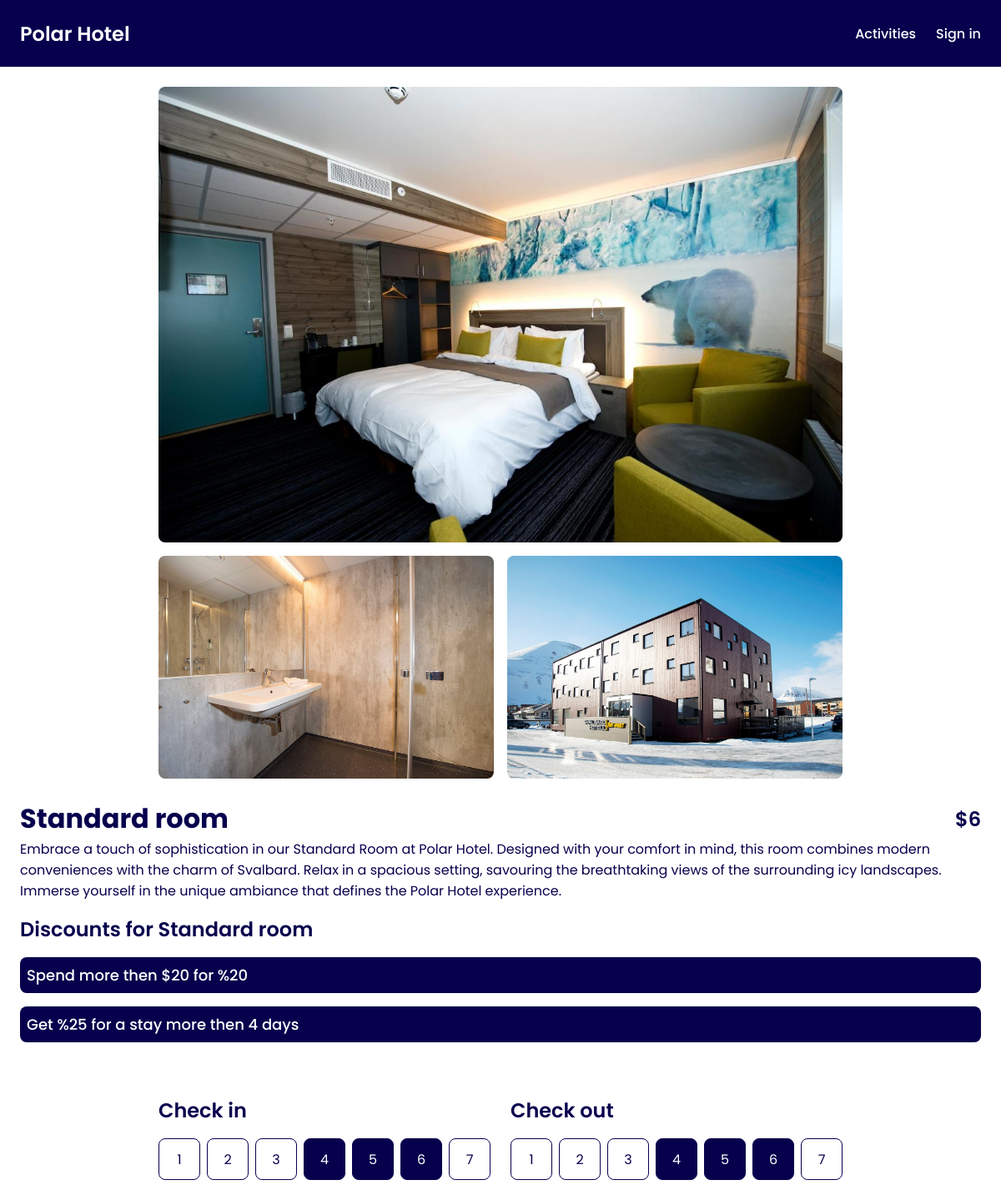
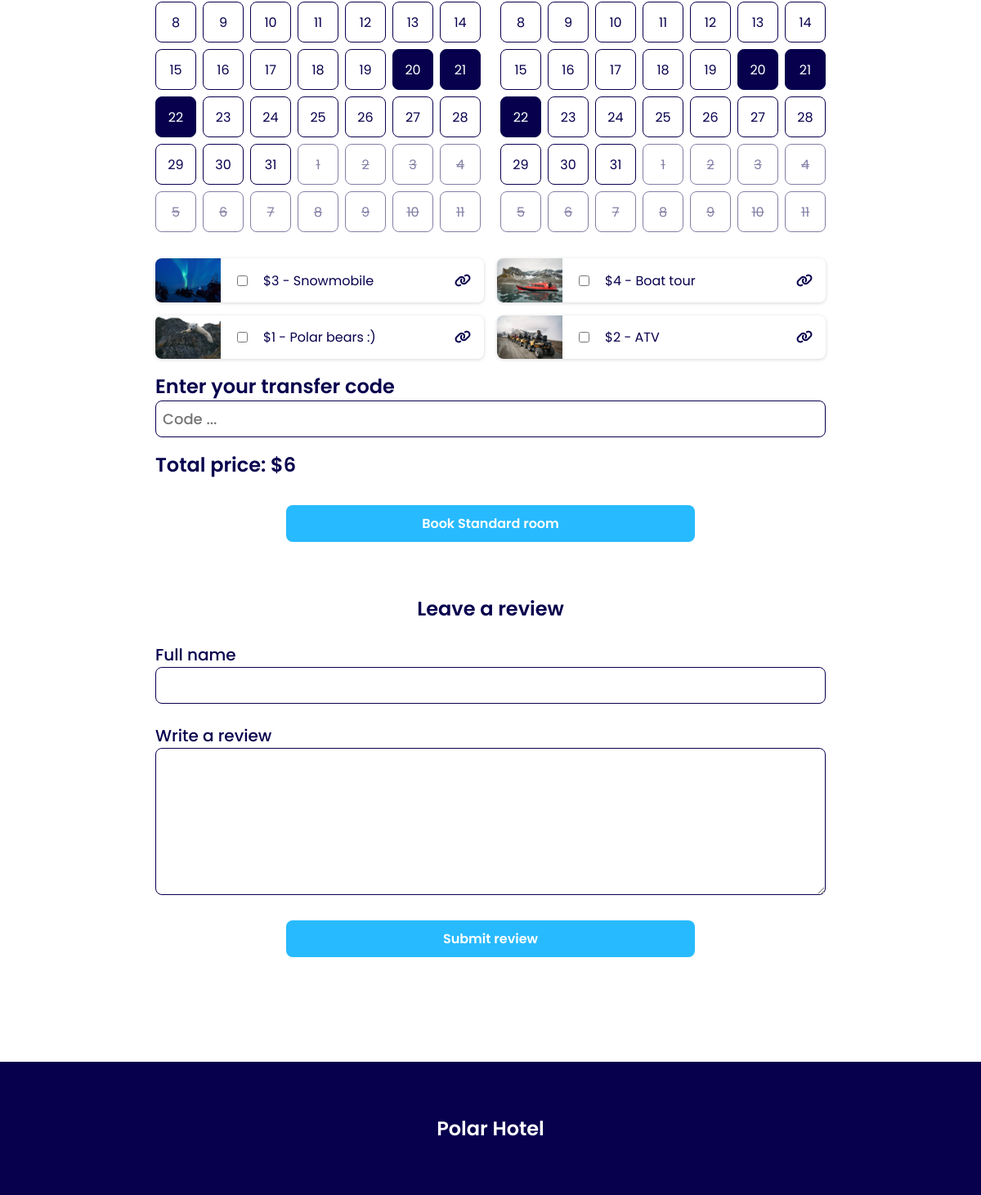
/room.php?room=f0fbcd61-8184-4041-88e4-ddb5e44bb812, run on the app's committed database (2 pictures, top to bottom).
### tables this page shows
CREATE TABLE booked_rooms (
	id INTEGER PRIMARY KEY,
	check_in DATE,
	check_out DATE,
	total_cost INTEGER,
	room_id VARCHAR,
	FOREIGN KEY (room_id) REFERENCES rooms(id) ON DELETE CASCADE
);

CREATE TABLE activities (
	id VARCHAR PRIMARY KEY,
	name VARCHAR,
	price INTEGER,
	description VARCHAR,
	image VARCHAR
);

### app/getRooms.php (called while the page is built, shortened)
<?php
require_once __DIR__ . "/../vendor/autoload.php";
$stars = intval($_ENV["STARS"]);
$getRooms = $db->query("SELECT rooms.id, rooms.name, rooms.price, rooms.description, image_room.image FROM rooms
INNER JOIN image_room ON image_room.room_id = rooms.id");
$getRooms->execute();
$rooms = $getRooms->fetchAll(PDO::FETCH_ASSOC);
$mappedRooms = [];
foreach ($rooms as $room) {
    $id = $room["id"];
    $price = intval($room["price"]);
    $price = $price + $stars;
    if (!isset($mappedRooms[$id])) {
        $mappedRooms[$id] = [
            "id" => $id,
            "name" => $room["name"],
            "price" => $price,
            "description" => $room["description"],
            "images" => [],
        ];
    }
    $mappedRooms[$id]["images"][] = $room["image"];
}
$rooms = array_values($mappedRooms);

### app/hotelFunctions.php (called while the page is built, shortened)
<?php
function monthArrayDate(int $timeStamp): array
{
    return [
        "date" => date("Y-m-d", $timeStamp),
        "dayOfWeek" => intval(date("N", $timeStamp)),
        "dayDate" => intval(date("d", $timeStamp)),
        "month" => intval(date("m", $timeStamp)),
    ];
}
function getMonth(int $monthIndex, int $year): array
{
    $monthLength = cal_days_in_month(CAL_GREGORIAN, $monthIndex, $year);
    $month = [];
    $firstDay = date("N", mktime(0, 0, 0, $monthIndex, 1, $year));
    $daysBefore = $firstDay - 1;
    $daysAfter = 42 - $monthLength - $daysBefore;
    for ($idx = 0; $idx < $monthLength; $idx++) {
        $timeStamp = mktime(0, 0, 0, $monthIndex, $idx + 1, $year);
        $month[] = monthArrayDate($timeStamp);
    }
    if ($daysAfter > 0) {
        for ($idx = 1; $idx <= $daysAfter; $idx++) {
            $timeStamp = mktime(0, 0, 0, $monthIndex, $monthLength + $idx, $year);
            $month[] = monthArrayDate($timeStamp);
        }
    }
    return $month;
}
function filterForId(array $arrays, string $arrayId): array
{
    $filteredArray = array_filter($arrays, function ($array) use ($arrayId) {
        return $array["id"] === $arrayId;
    });
    $filteredArray = reset($filteredArray);
    return !$filteredArray ? [] : $filteredArray;
}
function isDateBooked(int $date, array $bookedCheckIn, array $bookedCheckOut): bool
{
    foreach ($bookedCheckIn as $index => $checkIn) {
        $checkOut = $bookedCheckOut[$index];
        if ($date >= strtotime($checkIn) && $date <= strtotime($checkOut)) {
            return true;
        }
    }
    return false;
}

### app/getOffers.php (called while the page is built, shortened)
<?php
require_once __DIR__ . "/autoload.php";
$getOffers = $db->query("SELECT offers.*, offer_room.room_id FROM offers INNER JOIN offer_room ON offer_room.offer_id = offers.id;");
$offers = $getOffers->fetchAll(PDO::FETCH_ASSOC);
$mappedOffers = [];
foreach ($offers as $offer) {
    $id = $offer["id"];
    if (!isset($mappedOffers[$id])) {
        $mappedOffers[$id] = [
            "id" => $id,
            "name" => $offer["name"],
            "discount" => intval($offer["discount"]),
            "requirement" => $offer["requirement"],
            "requirement_amount" => $offer["requirement_amount"],
            "rooms" => [],
        ];
    }
    $mappedOffers[$id]["rooms"][] = $offer["room_id"];
}
$offers = array_values($mappedOffers);

### app/getBookedRooms.php (called while the page is built, shortened)
<?php
require_once __DIR__ . "/autoload.php";
if (isset($room["id"])) {
    $getBookedRooms = $db->prepare("SELECT * FROM booked_rooms WHERE room_id = :room_id");
    $getBookedRooms->bindParam(":room_id", $room["id"], PDO::PARAM_STR);
    $getBookedRooms->execute();
    $bookedRooms = $getBookedRooms->fetchAll(PDO::FETCH_ASSOC);
}

### app/getActivities.php (called while the page is built, shortened)
<?php
require_once __DIR__ . "/autoload.php";
$selectActivities = $db->query("SELECT * FROM activities");
$selectActivities->execute();
$activities = $selectActivities->fetchAll(PDO::FETCH_ASSOC);

### room.php (the view, shortened to what this page needs)
<?php
require_once __DIR__ . "/views/header.php";
require_once __DIR__ . "/views/navigation.php";
require __DIR__ . "/app/getRooms.php";
require __DIR__ . "/app/getActivities.php";
require __DIR__ . "/app/getOffers.php";
$roomId = $_GET["room"];
$room = filterForId($rooms, $roomId);
require __DIR__ . "/app/getBookedRooms.php";
$bookedCheckIn = array_column($bookedRooms, "check_in");
$bookedCheckOut = array_column($bookedRooms, "check_out");
$roomOffers = array_filter($offers, function ($offer) use ($room) {
    return in_array($room["id"], $offer["rooms"]);
});
$roomOffers = array_values($roomOffers);
?>
<main class="room-main max-w-section">
    <div class="room-content-order">
        <div class="column room-info-container space-between">
            <div>
                <div class="space-between name-price-title">
                    <h1><?= $room["name"]; ?></h1>
                    <h3><?= "$" . $room["price"]; ?></h3>
                </div>
                <div><?= nl2br($room["description"]); ?></div>
            </div>
            <?php if (count($roomOffers) > 0) : ?>
                <div class="room-discount-container">
                    <h3 class="room-discount-title">Discounts for <?= $room["name"]; ?></h3>
                    <?php foreach ($roomOffers as $roomOffer) : ?>
                        <div class="room-discount-card"><?= $roomOffer["name"]; ?></div>
                    <?php endforeach; ?>
                </div>
            <?php endif; ?>
        </div>
        <div class="room-gallery-grid">
            <?php foreach ($room["images"] as $image) : ?>
                <img src=<?= "./assets/images/" . $image; ?> alt="hotel room">
            <?php endforeach; ?>
        </div>
    </div>
    <form method="post" class="book-room-form" action="app/bookRoom.php">
        <div class="check-in-out-calenders">
            <div>
                <h3>Check in</h3>
                <?php
                $calendarIdentifier = "check_in";
                require __DIR__ . "/views/calendar.php"; ?>
            </div>
            <div>
                <h3>Check out</h3>
                <?php
                $calendarIdentifier = "check_out";
                require __DIR__ . "/views/calendar.php"; ?>
            </div>
        </div>
        <div class="room-activities">
            <?php foreach ($activities as $activity) : ?>
                <div class="room-activities-card">
                    <img src="<?= "assets/images/" . $activity["image"] ?>" alt="activity">
                    <input data-price="<?= $activity["price"]; ?>" class="activity-check" type="checkbox" name="activities[]" value="<?= $activity["id"] ?>">
                    <div><?= "$" . $activity["price"] . " - " . $activity["name"] ?></div>
                    <a href="activities.php" class="text-dark-blue flex-grow">
                        <i class="fa-solid fa-link"></i>
                    </a>
                </div>
            <?php endforeach; ?>
        </div>
        <div>
            <label for="transfer-code">
                <h3>Enter your transfer code</h3>
            </label>
            <input autocomplete="off" placeholder="Code ..." class="transfer-code-input" type="text" name="transfer-code" id="transfer-code" required>
        </div>
        <div class="space-between">
            <h3>Total price: <span id="total-price"><?= "$" . $room["price"] ?></span></h3>
        </div>
        <button type="submit" class="submit-btn-blue cart-btn">Book <?= $room["name"]; ?></i></button>
    </form>
    <div class="reviews-container">
        <h3 class="review-title">Leave a review</h3>
        <form class="column review-form" action="app/insertReview.php">
            <div>
                <label class="create-room-label" for="name">Full name</label>
                <input required min="2" class="transfer-code-input" type="text" name="name" id="name">
            </div>
            <div>
                <label class="create-room-label" for="review">Write a review</label>
                <textarea required class="transfer-code-input" name="review" id="review" maxlength="1000" rows="6"></textarea>
            </div>
            <button class="submit-btn-blue cart-btn" type="submit">Submit review</button>
        </form>
    </div>
</main>
<?php require_once __DIR__ . "/views/footer.php"; ?>

### views/calendar.php (shortened to what this page needs)
<?php
$selectedMonth = intval(date("m", mktime(0, 0, 0, 1, 1, 2024)));
$selectedYear = 2024;
$month = getMonth($selectedMonth, $selectedYear);
$identifier = $calendarIdentifier ?? '';
?>
<div class="calendar-grid">
    <?php foreach ($month as $date) :
        $dateIsBooked = isDateBooked(strtotime($date["date"]), $bookedCheckIn, $bookedCheckOut);
    ?>
        <div id="<?= ($selectedMonth === $date["month"] && !$dateIsBooked) ? 'btn_' . $identifier : '' ?>" class="calendar-cell
        <?= $selectedMonth !== $date["month"] ? 'offset-month' : (!$dateIsBooked ? 'current-month contain-radio' : ""); ?>
        <?= $dateIsBooked ? "date-is-booked" : ""; ?>" title="<?= $dateIsBooked ? $date["date"] . " is already booked" : "Please select a date"; ?>">
            <?= $date["dayDate"] ?>
        </div>
    <?php endforeach; ?>
</div>

### assets/style/style.css (style rules this page uses)
:root { --dark-blue: #07004d; --blue: #28bafe; --light-blue: #e3f5fd; --white: #fff; --rounded-md: 16px; --rounded-sm: 8px; }
* { box-sizing: border-box; font-family: "Poppins", sans-serif; }
body { min-height: 100vh; background: var(--white); color: var(--dark-blue); margin: 0; padding: 0; }
h1, h2, h3, p { margin: 0; }
h3 { font-size: 24px; font-weight: 600; }
button, input[type="checkbox"] { border: none; cursor: pointer; }
a { color: var(--white); text-decoration: none; font-weight: 500; font-size: 1rem; }
textarea { resize: vertical; }
.column { display: flex; flex-direction: column; }
.text-dark-blue { color: var(--dark-blue); }
.submit-btn-blue { background: var(--blue); color: var(--white); padding: 10px 0; font-size: 1rem; font-weight: 600; border-radius: var(--rounded-sm); transition: all 0.3s; text-align: center; }
.space-between { display: flex; justify-content: space-between; width: 100%; }
.date-is-booked { background: var(--dark-blue); color: var(--white); cursor: default; }
.reviews-container { max-width: 820px; width: 100%; margin: 0 auto; margin-bottom: 64px; }
.review-form { gap: 24px; }
.review-title { text-align: center; margin-bottom: 24px; }
.max-w-section { max-width: 1440px; width: 100%; margin: 0 auto; }
.create-room-label { font-size: 20px; font-weight: 500; margin-bottom: 8px; }
.room-main { min-height: 100vh; padding: 104px 24px 0 24px; }
.room-gallery-grid { display: grid; grid-template-columns: repeat(2, 1fr); gap: 16px; max-width: 820px; }
.room-gallery-grid img { width: 100%; border-radius: var(--rounded-sm); }
.room-gallery-grid img:nth-child(1) { grid-column: span 2; }
.room-content-order { display: flex; gap: 24px; }
.name-price-title { align-items: center; }
.room-info-container { width: 100%; }
.book-room-form { margin: 64px auto; display: flex; flex-direction: column; gap: 16px; width: 100%; max-width: 820px; }
.calendar-grid { display: grid; grid-template-columns: repeat(7, minmax(40px, 50px)); grid-template-rows: repeat(6, minmax(40px, 50px)); place-content: center; gap: 8px; padding: 16px 0; }
.calendar-cell { padding: 8px; border: 1px solid var(--dark-blue); border-radius: var(--rounded-sm); display: flex; justify-content: center; align-items: center; user-select: none; }
.offset-month { opacity: 0.5; text-decoration: line-through; }
.current-month { cursor: pointer; transition: background 0.2s ease-out, color 0.2s ease-out; }
.contain-radio { position: relative; }
.check-in-out-calenders { display: flex; flex-direction: column; align-items: center; justify-content: center; gap: 24px; }
.room-activities { display: grid; grid-template-columns: repeat(auto-fill, minmax(350px, 1fr)); gap: 16px; }
.room-activities-card { display: flex; align-items: center; gap: 16px; padding-right: 16px; width: 100%; overflow: hidden; border-radius: var(--rounded-sm); box-shadow: rgba(0, 0, 0, 0.16) 0px 1px 4px; }
.room-activities-card img { width: 80px; object-fit: cover; object-position: center; }
.flex-grow { flex-grow: 1; text-align: end; }
.transfer-code-input { width: 100%; border: 1px solid var(--dark-blue); border-radius: var(--rounded-sm); padding: 8px; font-size: 18px; font-weight: 500; }
.room-discount-container { display: flex; flex-direction: column; gap: 16px; margin-top: 16px; }
.room-discount-card { padding: 8px; font-size: 18px; font-weight: 500; border-radius: var(--rounded-sm); background: var(--dark-blue); color: var(--white); }
.cart-btn { max-width: 500px; width: 100%; margin: 0 auto; }

### assets/style/mediaQuery.css (style rules this page uses)
@media (max-width: 1200px) { .room-content-order { flex-direction: column-reverse; } }
@media (max-width: 1200px) { .room-gallery-grid { margin: 0 auto; } }
@media (min-width: 900px) { .check-in-out-calenders { flex-direction: row; } }

### data on the page
booked_rooms: id "4"
activities: image (picture), price "3", name "Snowmobile"
activities: image (picture), price "4", name "Boat tour"
activities: image (picture), price "1", name "Polar bears :)"
activities: image (picture), price "2", name "ATV"

### other printed values
$room["name"] "Standard room"
$room["price"] "6"
$roomOffer["name"] "Spend more then $20 for %20"
$roomOffer["name"] "Get %25 for a stay more then 4 days"
$date["dayDate"] "1"
$date["dayDate"] "2"
$date["dayDate"] "3"
$date["dayDate"] "5"
$date["dayDate"] "6"
$date["dayDate"] "7"
$date["dayDate"] "8"
$date["dayDate"] "9"
$date["dayDate"] "10"
$date["dayDate"] "11"
$date["dayDate"] "12"
